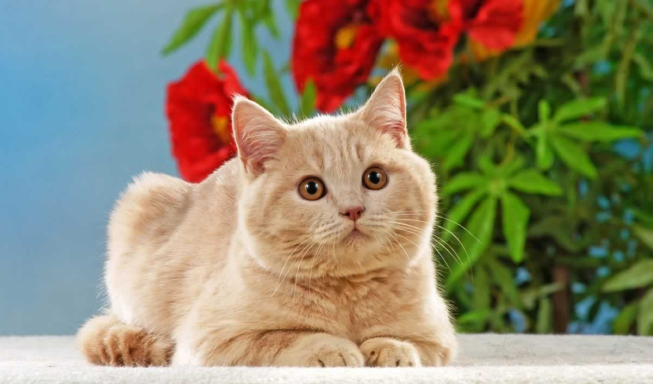
#> input picture images/cat.jpg, 1305 x 768 px (shown at 1/2 size)
$ python circle_packing_color_img.py
#> lines starting #> are read from the running program, lines starting #| are printed output that depends on the picture
##################################################################

# Rules:
# Create a new Circle
# Check to see if the circle collides with any other circles we have.
# If it doesn’t collide, we will grow it slightly, and then check again if it collides.
# Repeat these steps until we have a collision, or we reach a “max size”
# Create another circle and repeat x times.

##################################################################

import cv2
import numpy as np
from random import randint
import math

circles = []
WIN_WIDTH = 800
WIN_HEIGHT = 800
MIN_RADIUS = 1
MAX_RADIUS = 30
MAX_ENTITIES = 20000
ATTEMPTS = 100
OFFSET = 0

class Circle:
    def __init__(self, x, y, r, color):
        self.x = x
        self.y = y
        self.r = r
        self.color = color

def distance(circle1, circle2):
    return math.sqrt(math.pow(circle1.x - circle2.x, 2) + math.pow(circle1.y - circle2.y, 2))

def is_colliding(circle):
    for other_circle in circles:
        if distance(circle, other_circle) <= circle.r + other_circle.r + OFFSET:
            return True

    if circle.x + circle.r >= img_width or circle.x - circle.r <= 0:
        return True

    if circle.y + circle.r >= img_height or circle.y - circle.r <= 0:
        return True

    return False


def compute_new_circle():
    safe = False

    for attempt in range(ATTEMPTS):
        x = randint(0, img_width)
        y = randint(0, img_height)
        color = (int(img[y - 1][x - 1][0]), int(img[y - 1][x - 1][1]), int(img[y - 1][x - 1][2]))
        new_circle = Circle(x, y, MIN_RADIUS, tuple(color))

        if is_colliding(new_circle):
            continue
        else:
            safe = True
            break

    if not safe:
        return

    while new_circle.r < MAX_RADIUS:
        new_circle.r += 1
        if is_colliding(new_circle):
            new_circle.r -= 1
            break

    circles.append(new_circle)

def main():
    global img, img_height, img_width
    img = cv2.imread('../images/cat.jpg')
#> img is the input picture: shape (768, 1305, 3); mean B, G, R 109, 135.3, 142.7
    img_height, img_width, channels = img.shape
#> img_height = 768; img_width = 1305; channels = 3
    canvas = np.zeros((img_height, img_width, 3), np.uint8)
    while True:

        if len(circles) <= MAX_ENTITIES:
            compute_new_circle()
#> the loop in compute_new_circle, `for attempt in range(ATTEMPTS):` made 1 pass
#> the loop in compute_new_circle, `while new_circle.r < MAX_RADIUS:` made 29 passes
#> after the loop in compute_new_circle, `while new_circle.r < MAX_RADIUS:`: new_circle.r = 30

        for circle in circles:
            cv2.circle(canvas, (circle.x, circle.y), circle.r, circle.color, -1)
#> this loop made 1 pass
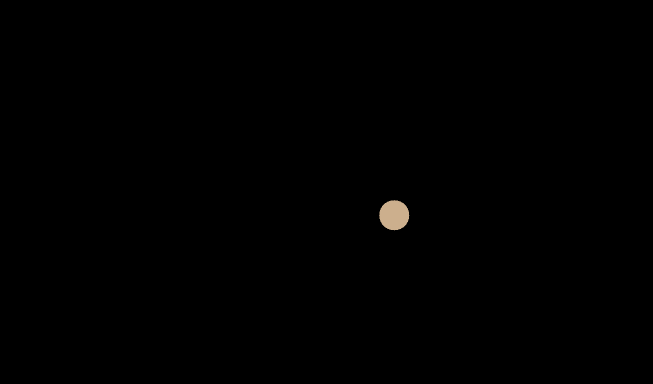
#> canvas: shape (768, 1305, 3) (shown at 1/2 size); mean of channels 0, 1, 2 0.4, 0.5, 0.6; drawn as B, G, R

        cv2.imshow('Circle packing', canvas)
        if cv2.waitKey(1) == 27:
#> (key Esc is pressed here)
            break

main()
cv2.destroyAllWindows()
